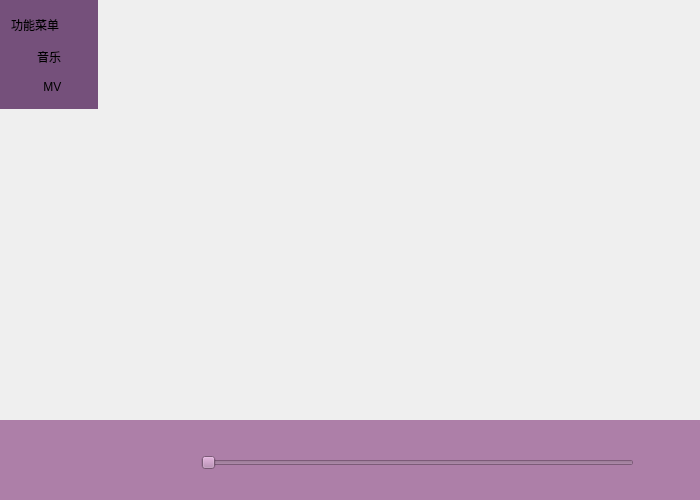
<?xml version="1.0" encoding="UTF-8"?>
<ui version="4.0">
 <class>MainWindow</class>
 <widget class="QMainWindow" name="MainWindow">
  <property name="geometry">
   <rect>
    <x>0</x>
    <y>0</y>
    <width>700</width>
    <height>500</height>
   </rect>
  </property>
  <property name="minimumSize">
   <size>
    <width>700</width>
    <height>500</height>
   </size>
  </property>
  <property name="maximumSize">
   <size>
    <width>700</width>
    <height>500</height>
   </size>
  </property>
  <property name="windowTitle">
   <string>MainWindow</string>
  </property>
  <property name="styleSheet">
   <string notr="true"/>
  </property>
  <widget class="QWidget" name="centralWidget">
   <widget class="QWidget" name="widgetdown" native="true">
    <property name="geometry">
     <rect>
      <x>0</x>
      <y>420</y>
      <width>701</width>
      <height>86</height>
     </rect>
    </property>
    <property name="styleSheet">
     <string notr="true">background-color: rgb(173, 127, 168);</string>
    </property>
    <layout class="QHBoxLayout" name="horizontalLayout_2">
     <item>
      <widget class="QWidget" name="widget" native="true">
       <layout class="QHBoxLayout" name="horizontalLayout">
        <item>
         <widget class="QPushButton" name="btnlast">
          <property name="minimumSize">
           <size>
            <width>50</width>
            <height>50</height>
           </size>
          </property>
          <property name="maximumSize">
           <size>
            <width>50</width>
            <height>50</height>
           </size>
          </property>
          <property name="text">
           <string/>
          </property>
          <property name="icon">
           <iconset resource="res.qrc">
            <normaloff>:/buttonicon/MusicButtonIcon/previous-1.svg</normaloff>:/buttonicon/MusicButtonIcon/previous-1.svg</iconset>
          </property>
          <property name="iconSize">
           <size>
            <width>30</width>
            <height>30</height>
           </size>
          </property>
          <property name="flat">
           <bool>true</bool>
          </property>
         </widget>
        </item>
        <item>
         <widget class="QPushButton" name="btnstar">
          <property name="minimumSize">
           <size>
            <width>50</width>
            <height>50</height>
           </size>
          </property>
          <property name="maximumSize">
           <size>
            <width>50</width>
            <height>50</height>
           </size>
          </property>
          <property name="text">
           <string/>
          </property>
          <property name="icon">
           <iconset resource="res.qrc">
            <normaloff>:/buttonicon/MusicButtonIcon/play circle.svg</normaloff>:/buttonicon/MusicButtonIcon/play circle.svg</iconset>
          </property>
          <property name="iconSize">
           <size>
            <width>30</width>
            <height>30</height>
           </size>
          </property>
          <property name="flat">
           <bool>true</bool>
          </property>
         </widget>
        </item>
        <item>
         <widget class="QPushButton" name="btnnext">
          <property name="minimumSize">
           <size>
            <width>50</width>
            <height>50</height>
           </size>
          </property>
          <property name="maximumSize">
           <size>
            <width>50</width>
            <height>50</height>
           </size>
          </property>
          <property name="text">
           <string/>
          </property>
          <property name="icon">
           <iconset resource="res.qrc">
            <normaloff>:/buttonicon/MusicButtonIcon/next-1.svg</normaloff>:/buttonicon/MusicButtonIcon/next-1.svg</iconset>
          </property>
          <property name="iconSize">
           <size>
            <width>30</width>
            <height>30</height>
           </size>
          </property>
          <property name="flat">
           <bool>true</bool>
          </property>
         </widget>
        </item>
       </layout>
      </widget>
     </item>
     <item>
      <widget class="QSlider" name="horizontalSlider">
       <property name="orientation">
        <enum>Qt::Horizontal</enum>
       </property>
      </widget>
     </item>
     <item>
      <widget class="QPushButton" name="btnstar_4">
       <property name="minimumSize">
        <size>
         <width>50</width>
         <height>50</height>
        </size>
       </property>
       <property name="maximumSize">
        <size>
         <width>50</width>
         <height>50</height>
        </size>
       </property>
       <property name="text">
        <string/>
       </property>
       <property name="icon">
        <iconset resource="res.qrc">
         <normaloff>:/buttonicon/MusicButtonIcon/喇叭.png</normaloff>:/buttonicon/MusicButtonIcon/喇叭.png</iconset>
       </property>
       <property name="iconSize">
        <size>
         <width>30</width>
         <height>30</height>
        </size>
       </property>
       <property name="flat">
        <bool>true</bool>
       </property>
      </widget>
     </item>
    </layout>
   </widget>
   <widget class="QWidget" name="widget_2" native="true">
    <property name="geometry">
     <rect>
      <x>0</x>
      <y>0</y>
      <width>701</width>
      <height>421</height>
     </rect>
    </property>
    <property name="styleSheet">
     <string notr="true">background-image: url(:/buttonicon/MusicButtonIcon/background.jpg);</string>
    </property>
    <widget class="QWidget" name="widgetleft" native="true">
     <property name="geometry">
      <rect>
       <x>0</x>
       <y>0</y>
       <width>98</width>
       <height>109</height>
      </rect>
     </property>
     <property name="styleSheet">
      <string notr="true">background-color: rgb(117, 80, 123);</string>
     </property>
     <layout class="QVBoxLayout" name="verticalLayout">
      <item>
       <widget class="QLabel" name="label">
        <property name="text">
         <string>功能菜单</string>
        </property>
       </widget>
      </item>
      <item>
       <widget class="QPushButton" name="musicmenu">
        <property name="text">
         <string>音乐</string>
        </property>
        <property name="icon">
         <iconset resource="res.qrc">
          <normaloff>:/buttonicon/MusicButtonIcon/song.svg</normaloff>:/buttonicon/MusicButtonIcon/song.svg</iconset>
        </property>
        <property name="flat">
         <bool>true</bool>
        </property>
       </widget>
      </item>
      <item>
       <widget class="QPushButton" name="pushButton_2">
        <property name="text">
         <string>  MV</string>
        </property>
        <property name="icon">
         <iconset resource="res.qrc">
          <normaloff>:/buttonicon/MusicButtonIcon/video-player-1.svg</normaloff>:/buttonicon/MusicButtonIcon/video-player-1.svg</iconset>
        </property>
        <property name="flat">
         <bool>true</bool>
        </property>
       </widget>
      </item>
     </layout>
    </widget>
   </widget>
  </widget>
 </widget>
 <layoutdefault spacing="6" margin="11"/>
 <resources>
  <include location="res.qrc"/>
 </resources>
 <connections/>
</ui>
